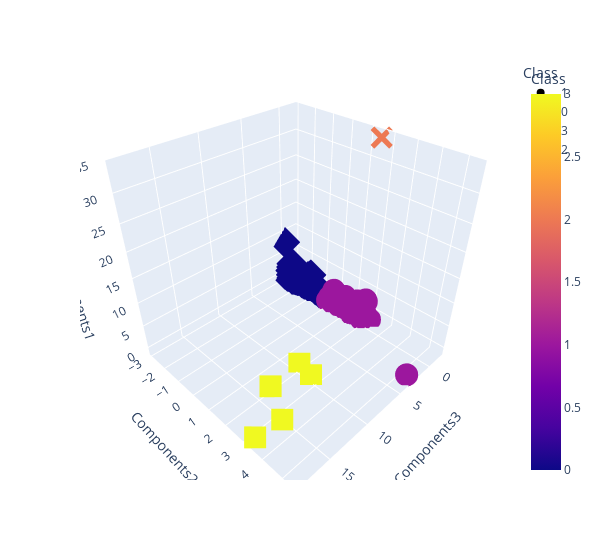

Here is the notebook cell this chart was saved with:
### Markdown cell above
### Visualizing Results

#### 3D-Scatter with Clusters

### Code cell
# Create a 3D-Scatter with the PCA data and the clusters

scatter_fig = px.scatter_3d(
    df_cluster,
    x="Components3",
    y="Components2",
    z="Components1",
    color="Class",
    symbol="Class",
    width=600,
    hover_name = "CoinName",
    hover_data = ["Algorithm"]
)
scatter_fig.show()

### Figure 1 — Plotly figure (JSON) as saved in the notebook; plotly's stock layout.template omitted (floating-point values rounded to 4 significant figures; data arrays with more than 128 entries replaced by an {"elided": "..."} marker saying what was removed)
{"data": [{"customdata": {"elided": "287x1 str values"}, "hovertemplate": "<b>%{hovertext}</b><br><br>Class=%{marker.color}<br>Components3=%{x}<br>Components2=%{y}<br>Components1=%{z}<br>Algorithm=%{customdata[0]}<extra></extra>", "hovertext": {"elided": "287 str values"}, "legendgroup": "1", "marker": {"color": {"elided": "287 int values"}, "coloraxis": "coloraxis", "symbol": "circle"}, "mode": "markers", "name": "1", "scene": "scene", "showlegend": true, "type": "scatter3d", "x": {"elided": "287 float values"}, "y": {"elided": "287 float values"}, "z": {"elided": "287 float values"}}, {"customdata": {"elided": "239x1 str values"}, "hovertemplate": "<b>%{hovertext}</b><br><br>Class=%{marker.color}<br>Components3=%{x}<br>Components2=%{y}<br>Components1=%{z}<br>Algorithm=%{customdata[0]}<extra></extra>", "hovertext": {"elided": "239 str values"}, "legendgroup": "0", "marker": {"color": {"elided": "239 int values"}, "coloraxis": "coloraxis", "symbol": "diamond"}, "mode": "markers", "name": "0", "scene": "scene", "showlegend": true, "type": "scatter3d", "x": {"elided": "239 float values"}, "y": {"elided": "239 float values"}, "z": {"elided": "239 float values"}}, {"customdata": [["VeChainThor Authority"], ["SHA-256 + Hive"], ["Proof-of-Authority"], ["ECC 256K1"], ["Leased POS"]], "hovertemplate": "<b>%{hovertext}</b><br><br>Class=%{marker.color}<br>Components3=%{x}<br>Components2=%{y}<br>Components1=%{z}<br>Algorithm=%{customdata[0]}<extra></extra>", "hovertext": ["Vechain", "LitecoinCash", "Poa Network", "Acute Angle Cloud", "Waves"], "legendgroup": "3", "marker": {"color": [3, 3, 3, 3, 3], "coloraxis": "coloraxis", "symbol": "square"}, "mode": "markers", "name": "3", "scene": "scene", "showlegend": true, "type": "scatter3d", "x": [15.22, 9.467, 18.36, 9.801, 15.42], "y": [2.772, 1.899, 3.323, 2.683, 3.438], "z": [4.514, -0.5165, -0.3527, -0.414, -0.4241]}, {"customdata": [["TRC10"]], "hovertemplate": "<b>%{hovertext}</b><br><br>Class=%{marker.color}<br>Components3=%{x}<br>Components2=%{y}<br>Components1=%{z}<br>Algorithm=%{customdata[0]}<extra></extra>", "hovertext": ["BitTorrent"], "legendgroup": "2", "marker": {"color": [2], "coloraxis": "coloraxis", "symbol": "x"}, "mode": "markers", "name": "2", "scene": "scene", "showlegend": true, "type": "scatter3d", "x": [-1.799], "y": [1.594], "z": [33.96]}], "layout": {"coloraxis": {"colorbar": {"title": {"text": "Class"}}, "colorscale": [[0, "#0d0887"], [0.1111, "#46039f"], [0.2222, "#7201a8"], [0.3333, "#9c179e"], [0.4444, "#bd3786"], [0.5556, "#d8576b"], [0.6667, "#ed7953"], [0.7778, "#fb9f3a"], [0.8889, "#fdca26"], [1, "#f0f921"]]}, "legend": {"title": {"text": "Class"}, "tracegroupgap": 0}, "margin": {"t": 60}, "scene": {"domain": {"x": [0, 1], "y": [0, 1]}, "xaxis": {"title": {"text": "Components3"}}, "yaxis": {"title": {"text": "Components2"}}, "zaxis": {"title": {"text": "Components1"}}}, "width": 600}}
